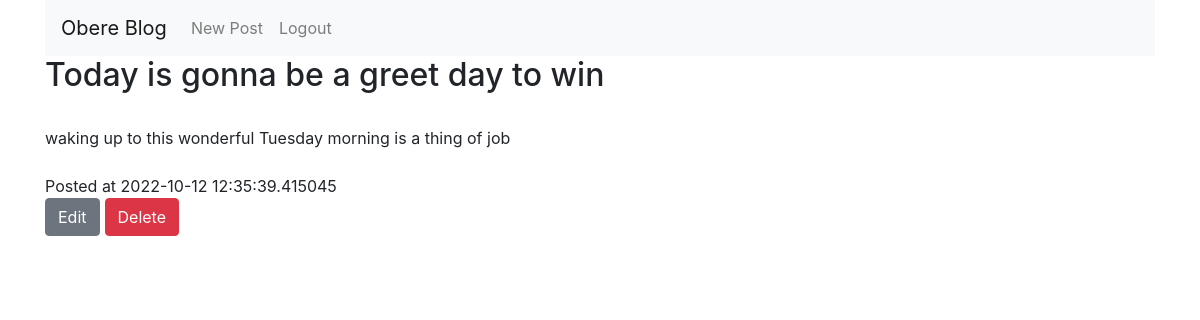
/entries/3 (signed in), run on the app's committed database.
### flask_blog/models.py (models this page shows, shortened)
class Entry(db.Model):
    __tablename__ = 'entries'
    id = db.Column(db.Integer,primary_key=True)
    title = db.Column(db.String(50),unique=True)
    text= db.Column(db.Text)
    created_at = db.Column(db.DateTime)

### flask_blog/views.py (the view)
@app.route('/entries/<int:id>', methods=['GET'])
@login_required
def show_entry(id):
    if not session.get('logged_in'):
        return redirect(url_for('login'))
    entry = Entry.query.get(id)
    return render_template('entries/show.html', entry=entry)

### flask_blog/views.py (called while the page is built)
def login_required(view):
    @wraps(view)
    def inner(*args,**kwargs):
        if not session.get('logged_in'):
            return redirect(url_for('login'))
        return view(*args,**kwargs)
    return inner

### flask_blog/templates/entries/show.html
{% extends 'entries/base.html' %} {% block content %}
<div class="container">
<h2>{{ entry.title }}</h2>
<br>
{{ entry.text }}
<br><br>
Posted at {{ entry.created_at }} <br>
<div class="btn-group">
    <form action="{{ url_for('edit_entry', id=entry.id) }}"
   method="GET">
    <button type="submit" class="btn btn-secondary">Edit</button>
    </form>
    <form action="{{ url_for('delete_entry', id=entry.id) }}"
method="post">
 <button type="submit" class="btn btn-danger"
style="margin-left:5px">Delete</button>
 </form>
   </div>
</div>
{% endblock %}

### data on the page
Entry: title "Today is gonna be a greet day to win", text "waking up to this wonderful Tuesday morning is a thing of job", created_at "2022-10-12 12:35:39.415045"
